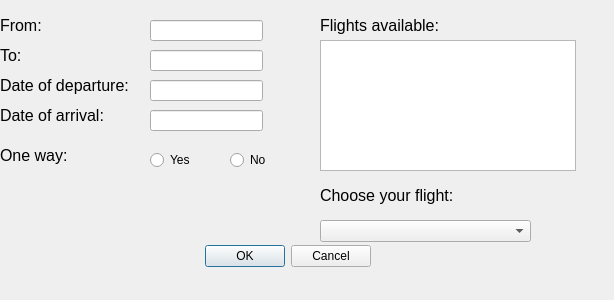
<?xml version="1.0" encoding="UTF-8"?>
<ui version="4.0">
 <class>testtt</class>
 <widget class="QDialog" name="testtt">
  <property name="geometry">
   <rect>
    <x>0</x>
    <y>0</y>
    <width>614</width>
    <height>300</height>
   </rect>
  </property>
  <property name="windowTitle">
   <string>Dialog</string>
  </property>
  <widget class="QDialogButtonBox" name="buttonBox">
   <property name="geometry">
    <rect>
     <x>30</x>
     <y>240</y>
     <width>341</width>
     <height>32</height>
    </rect>
   </property>
   <property name="orientation">
    <enum>Qt::Horizontal</enum>
   </property>
   <property name="standardButtons">
    <set>QDialogButtonBox::Cancel|QDialogButtonBox::Ok</set>
   </property>
  </widget>
  <widget class="QLabel" name="label_2">
   <property name="geometry">
    <rect>
     <x>0</x>
     <y>40</y>
     <width>31</width>
     <height>31</height>
    </rect>
   </property>
   <property name="font">
    <font>
     <pointsize>12</pointsize>
    </font>
   </property>
   <property name="text">
    <string>To:</string>
   </property>
  </widget>
  <widget class="QLabel" name="label_3">
   <property name="geometry">
    <rect>
     <x>0</x>
     <y>70</y>
     <width>141</width>
     <height>31</height>
    </rect>
   </property>
   <property name="font">
    <font>
     <pointsize>12</pointsize>
    </font>
   </property>
   <property name="text">
    <string>Date of departure:</string>
   </property>
  </widget>
  <widget class="QRadioButton" name="yes">
   <property name="geometry">
    <rect>
     <x>150</x>
     <y>150</y>
     <width>85</width>
     <height>20</height>
    </rect>
   </property>
   <property name="text">
    <string>Yes</string>
   </property>
  </widget>
  <widget class="QLabel" name="label_7">
   <property name="geometry">
    <rect>
     <x>320</x>
     <y>180</y>
     <width>191</width>
     <height>31</height>
    </rect>
   </property>
   <property name="font">
    <font>
     <pointsize>12</pointsize>
    </font>
   </property>
   <property name="text">
    <string>Choose your flight:</string>
   </property>
  </widget>
  <widget class="QLineEdit" name="lineEdit">
   <property name="geometry">
    <rect>
     <x>150</x>
     <y>20</y>
     <width>113</width>
     <height>21</height>
    </rect>
   </property>
   <property name="readOnly">
    <bool>true</bool>
   </property>
  </widget>
  <widget class="QLabel" name="label">
   <property name="geometry">
    <rect>
     <x>0</x>
     <y>10</y>
     <width>51</width>
     <height>31</height>
    </rect>
   </property>
   <property name="font">
    <font>
     <pointsize>12</pointsize>
    </font>
   </property>
   <property name="text">
    <string>From:</string>
   </property>
  </widget>
  <widget class="QLineEdit" name="lineEdit_3">
   <property name="geometry">
    <rect>
     <x>150</x>
     <y>80</y>
     <width>113</width>
     <height>21</height>
    </rect>
   </property>
   <property name="readOnly">
    <bool>true</bool>
   </property>
  </widget>
  <widget class="QListWidget" name="listWidget">
   <property name="geometry">
    <rect>
     <x>320</x>
     <y>40</y>
     <width>256</width>
     <height>131</height>
    </rect>
   </property>
   <property name="sortingEnabled">
    <bool>false</bool>
   </property>
  </widget>
  <widget class="QLabel" name="label_6">
   <property name="geometry">
    <rect>
     <x>320</x>
     <y>10</y>
     <width>141</width>
     <height>31</height>
    </rect>
   </property>
   <property name="font">
    <font>
     <pointsize>12</pointsize>
    </font>
   </property>
   <property name="text">
    <string>Flights available:</string>
   </property>
  </widget>
  <widget class="QLabel" name="label_5">
   <property name="geometry">
    <rect>
     <x>0</x>
     <y>140</y>
     <width>81</width>
     <height>31</height>
    </rect>
   </property>
   <property name="font">
    <font>
     <pointsize>12</pointsize>
    </font>
   </property>
   <property name="text">
    <string>One way:</string>
   </property>
  </widget>
  <widget class="QComboBox" name="comboBox">
   <property name="geometry">
    <rect>
     <x>320</x>
     <y>220</y>
     <width>211</width>
     <height>22</height>
    </rect>
   </property>
  </widget>
  <widget class="QLineEdit" name="lineEdit_4">
   <property name="geometry">
    <rect>
     <x>150</x>
     <y>110</y>
     <width>113</width>
     <height>21</height>
    </rect>
   </property>
   <property name="readOnly">
    <bool>true</bool>
   </property>
  </widget>
  <widget class="QLabel" name="label_4">
   <property name="geometry">
    <rect>
     <x>0</x>
     <y>100</y>
     <width>111</width>
     <height>31</height>
    </rect>
   </property>
   <property name="font">
    <font>
     <pointsize>12</pointsize>
    </font>
   </property>
   <property name="text">
    <string>Date of arrival:</string>
   </property>
  </widget>
  <widget class="QLineEdit" name="lineEdit_2">
   <property name="geometry">
    <rect>
     <x>150</x>
     <y>50</y>
     <width>113</width>
     <height>21</height>
    </rect>
   </property>
   <property name="readOnly">
    <bool>true</bool>
   </property>
  </widget>
  <widget class="QRadioButton" name="no">
   <property name="geometry">
    <rect>
     <x>230</x>
     <y>150</y>
     <width>85</width>
     <height>20</height>
    </rect>
   </property>
   <property name="text">
    <string>No</string>
   </property>
  </widget>
 </widget>
 <resources/>
 <connections>
  <connection>
   <sender>buttonBox</sender>
   <signal>accepted()</signal>
   <receiver>testtt</receiver>
   <slot>accept()</slot>
   <hints>
    <hint type="sourcelabel">
     <x>248</x>
     <y>254</y>
    </hint>
    <hint type="destinationlabel">
     <x>157</x>
     <y>274</y>
    </hint>
   </hints>
  </connection>
  <connection>
   <sender>buttonBox</sender>
   <signal>rejected()</signal>
   <receiver>testtt</receiver>
   <slot>reject()</slot>
   <hints>
    <hint type="sourcelabel">
     <x>316</x>
     <y>260</y>
    </hint>
    <hint type="destinationlabel">
     <x>286</x>
     <y>274</y>
    </hint>
   </hints>
  </connection>
 </connections>
</ui>
